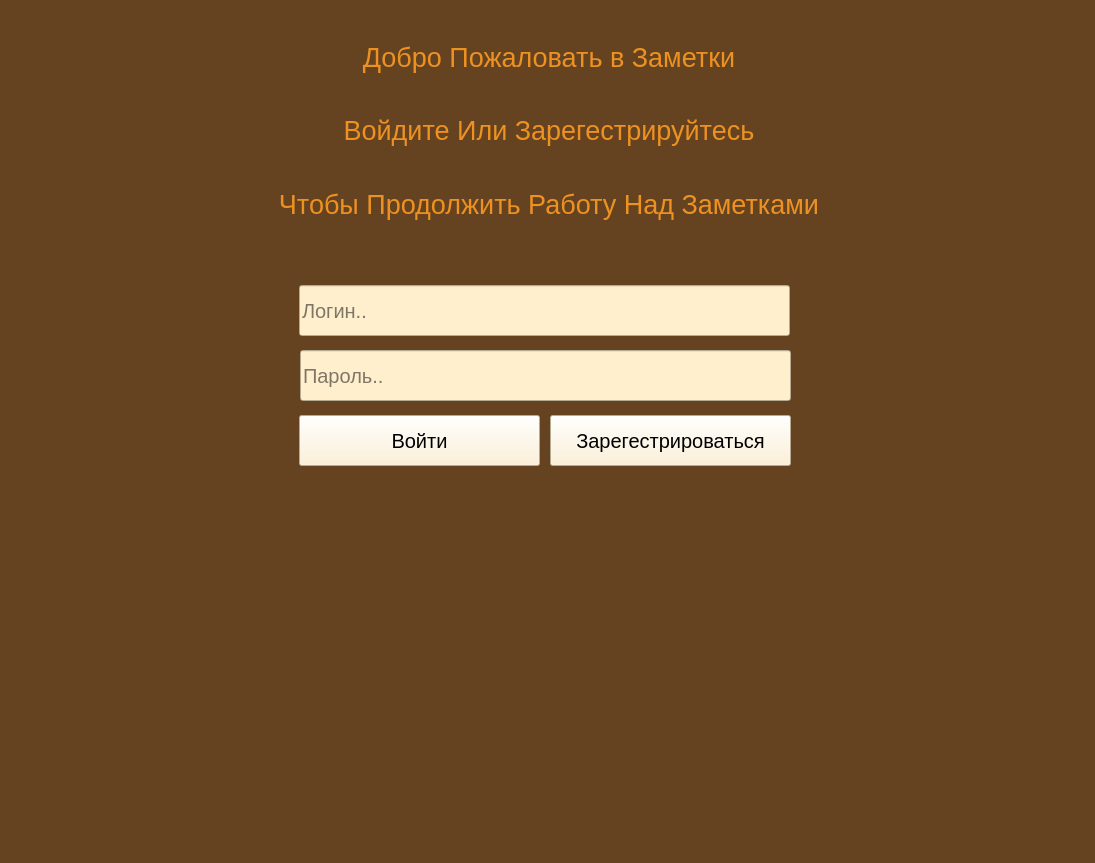
<?xml version="1.0" encoding="UTF-8"?>
<ui version="4.0">
 <class>MainWindow</class>
 <widget class="QMainWindow" name="MainWindow">
  <property name="geometry">
   <rect>
    <x>0</x>
    <y>0</y>
    <width>1095</width>
    <height>863</height>
   </rect>
  </property>
  <property name="windowTitle">
   <string>MainWindow</string>
  </property>
  <property name="styleSheet">
   <string notr="true">background-color: rgb(101, 67, 33);</string>
  </property>
  <widget class="QWidget" name="centralwidget">
   <widget class="QLineEdit" name="LogLine">
    <property name="geometry">
     <rect>
      <x>299</x>
      <y>285</y>
      <width>491</width>
      <height>51</height>
     </rect>
    </property>
    <property name="font">
     <font>
      <family>Arial</family>
      <pointsize>15</pointsize>
     </font>
    </property>
    <property name="styleSheet">
     <string notr="true">;background-color: rgb(255, 239, 205)</string>
    </property>
    <property name="placeholderText">
     <string>Логин..</string>
    </property>
   </widget>
   <widget class="QWidget" name="">
    <property name="geometry">
     <rect>
      <x>280</x>
      <y>30</y>
      <width>538</width>
      <height>201</height>
     </rect>
    </property>
    <layout class="QVBoxLayout" name="verticalLayout">
     <property name="spacing">
      <number>20</number>
     </property>
     <item>
      <widget class="QLabel" name="TextLabel1">
       <property name="font">
        <font>
         <family>Arial</family>
         <pointsize>20</pointsize>
         <italic>false</italic>
         <bold>false</bold>
         <kerning>true</kerning>
        </font>
       </property>
       <property name="layoutDirection">
        <enum>Qt::LeftToRight</enum>
       </property>
       <property name="autoFillBackground">
        <bool>false</bool>
       </property>
       <property name="styleSheet">
        <string notr="true">border-radius: 7px;
font: 20pt &quot;Arial&quot;; justify: left; color: rgb(237,145,33)</string>
       </property>
       <property name="text">
        <string>Добро Пожаловать в Заметки</string>
       </property>
       <property name="alignment">
        <set>Qt::AlignCenter</set>
       </property>
      </widget>
     </item>
     <item>
      <widget class="QLabel" name="TextLabel2">
       <property name="font">
        <font>
         <family>Arial</family>
         <pointsize>20</pointsize>
         <italic>false</italic>
         <bold>false</bold>
         <kerning>true</kerning>
        </font>
       </property>
       <property name="layoutDirection">
        <enum>Qt::LeftToRight</enum>
       </property>
       <property name="autoFillBackground">
        <bool>false</bool>
       </property>
       <property name="styleSheet">
        <string notr="true">border-radius: 7px;
font: 20pt &quot;Arial&quot;; justify: left; color: rgb(237,145,33)</string>
       </property>
       <property name="text">
        <string>Войдите Или Зарегестрируйтесь</string>
       </property>
       <property name="alignment">
        <set>Qt::AlignCenter</set>
       </property>
      </widget>
     </item>
     <item>
      <widget class="QLabel" name="TextLabel3">
       <property name="font">
        <font>
         <family>Arial</family>
         <pointsize>20</pointsize>
         <italic>false</italic>
         <bold>false</bold>
         <kerning>true</kerning>
        </font>
       </property>
       <property name="layoutDirection">
        <enum>Qt::LeftToRight</enum>
       </property>
       <property name="autoFillBackground">
        <bool>false</bool>
       </property>
       <property name="styleSheet">
        <string notr="true">border-radius: 7px;
font: 20pt &quot;Arial&quot;; justify: left; color: rgb(237,145,33)</string>
       </property>
       <property name="text">
        <string>Чтобы Продолжить Работу Над Заметками</string>
       </property>
       <property name="alignment">
        <set>Qt::AlignCenter</set>
       </property>
      </widget>
     </item>
    </layout>
   </widget>
   <widget class="QPushButton" name="LoginButt">
    <property name="geometry">
     <rect>
      <x>299</x>
      <y>415</y>
      <width>241</width>
      <height>51</height>
     </rect>
    </property>
    <property name="font">
     <font>
      <family>Arial</family>
      <pointsize>15</pointsize>
     </font>
    </property>
    <property name="styleSheet">
     <string notr="true">;background-color: rgb(255, 239, 205)</string>
    </property>
    <property name="text">
     <string>Войти</string>
    </property>
   </widget>
   <widget class="QLineEdit" name="RegLine">
    <property name="geometry">
     <rect>
      <x>300</x>
      <y>350</y>
      <width>491</width>
      <height>51</height>
     </rect>
    </property>
    <property name="font">
     <font>
      <family>Arial</family>
      <pointsize>15</pointsize>
     </font>
    </property>
    <property name="styleSheet">
     <string notr="true">;background-color: rgb(255, 239, 205)</string>
    </property>
    <property name="placeholderText">
     <string>Пароль..</string>
    </property>
   </widget>
   <widget class="QPushButton" name="RegButt">
    <property name="geometry">
     <rect>
      <x>550</x>
      <y>415</y>
      <width>241</width>
      <height>51</height>
     </rect>
    </property>
    <property name="font">
     <font>
      <family>Arial</family>
      <pointsize>15</pointsize>
     </font>
    </property>
    <property name="styleSheet">
     <string notr="true">;background-color: rgb(255, 239, 205)</string>
    </property>
    <property name="text">
     <string>Зарегестрироваться</string>
    </property>
   </widget>
  </widget>
 </widget>
 <resources/>
 <connections/>
</ui>
